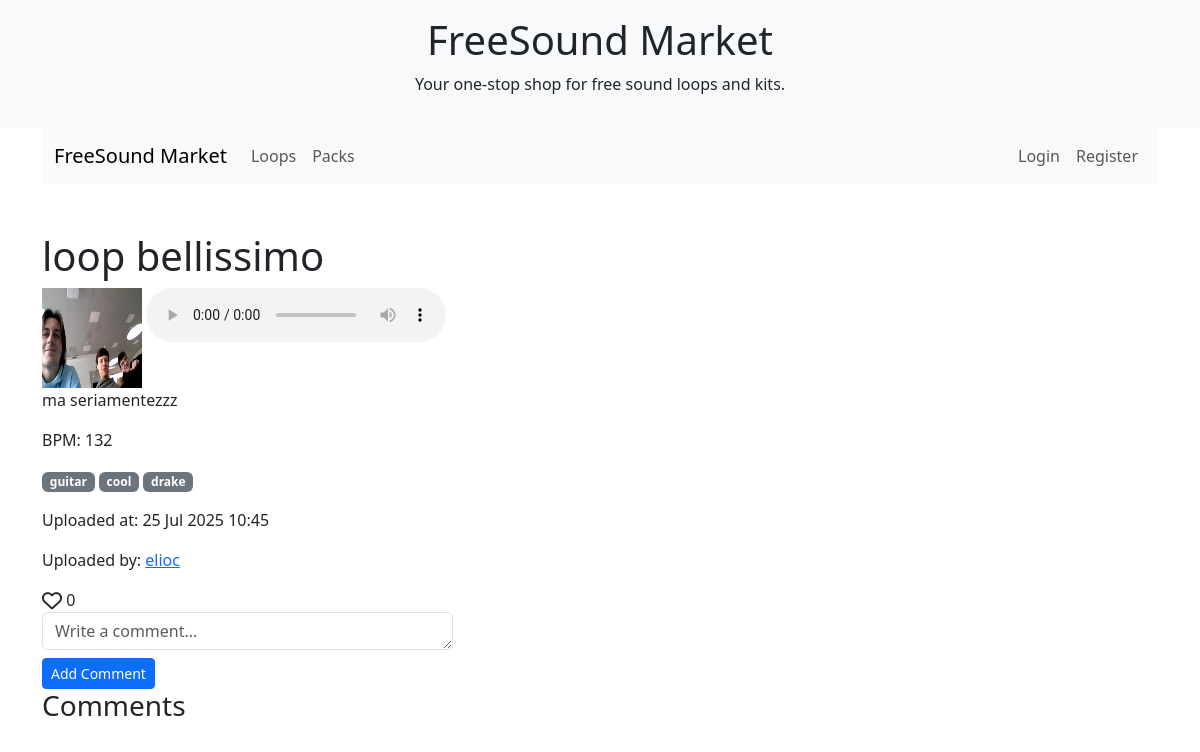
/detail/Loop/9/, run on an earlier commit of the app's database.
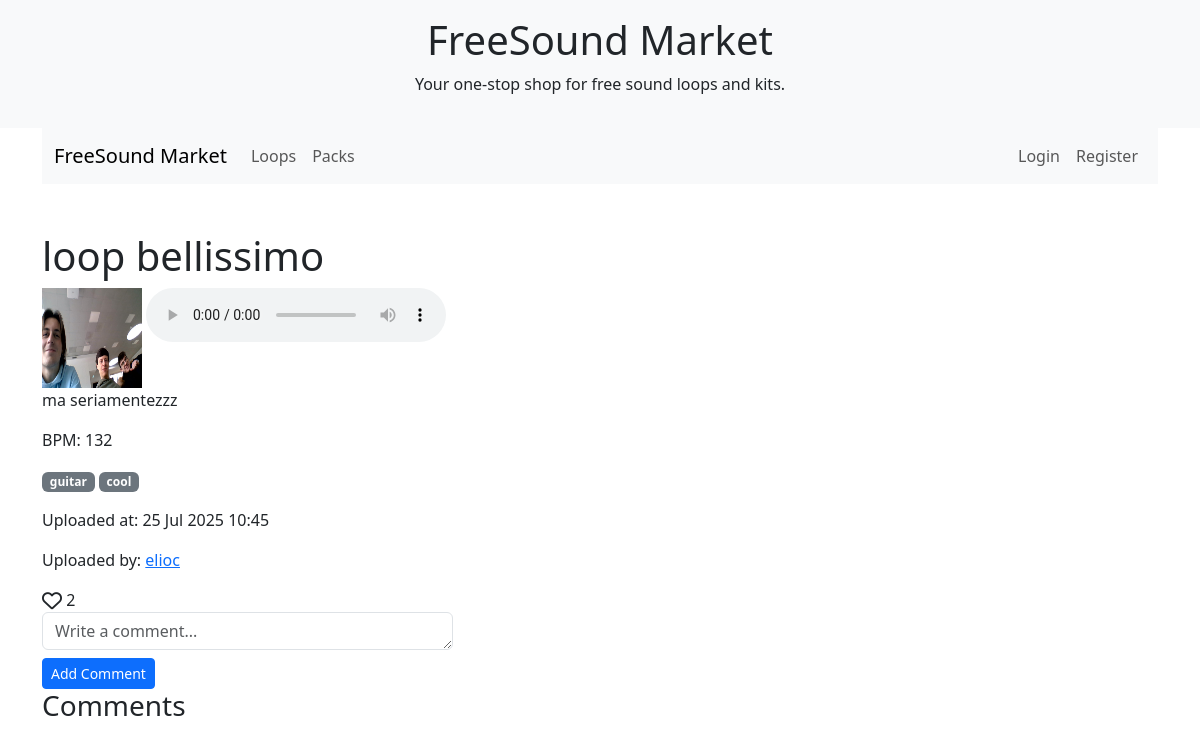
And on a later commit of the database.
### app/models.py (models this page shows, shortened)
class UploadableItem(models.Model):
    user = models.ForeignKey(User, on_delete=models.CASCADE)
    title = models.CharField(max_length=255)
    description = models.TextField(blank=True, null=True)
    cover_image = models.ImageField(
        validators=[validate_image_extension, validate_coverimage_size]
    )
    tags = models.ManyToManyField(Tag, related_name='items_%(class)s', blank=True)
    uploaded_at = models.DateTimeField(auto_now_add=True)
    likes = models.ManyToManyField(User, related_name='likes_%(class)s', blank=True)
    class Meta:
        abstract = True
    def likes_count(self):
        return self.likes.count()

class Loop(UploadableItem):
    audio_file = models.FileField(
        upload_to=loop_audio_upload_path,
        validators=[validate_audio_extension, validate_fileMB_size_10]
    )
    key = models.CharField(max_length=10, choices=KEY_CHOICES, blank=True, null=True)
    bpm = models.PositiveIntegerField(
            blank=True,
            null=True,
            validators=[
                MinValueValidator(0),
                MaxValueValidator(999)
            ]
        )
    genre = models.ForeignKey(Genre, on_delete=models.SET_NULL, null=True, blank=True)
    time_signature_num = models.PositiveIntegerField(blank=True, null=True, default=4)
    time_signature_den = models.PositiveIntegerField(blank=True, null=True, default=4)
    download_count = models.PositiveIntegerField(default=0)

class Tag(models.Model):
    name = models.CharField(max_length=50, unique=True)

### app/views.py (the view)
# urls.py: path('detail/<str:modeltype>/<int:pk>/', views.GenericDetailView.as_view(), name='uploadable_detail'),
class GenericDetailView(DetailView):
    template_name = 'uploadableitem_detail.html'
    def get_object(self):
        modeltype = self.kwargs.get('modeltype').lower()
        pk = self.kwargs.get('pk')
        if modeltype == 'loop':
            model = Loop
        elif modeltype == 'samplepack':
            model = SamplePack
        else:
            raise ValueError("Modeltype non valido")
        return get_object_or_404(model, pk=pk)
    def get_context_data(self, **kwargs):
        context = super().get_context_data(**kwargs)
        context['item'] = self.object
        context['modeltype'] = self.kwargs.get('modeltype')
        context['commentForm'] = CommentForm()
        context['comments'] = Comment.objects.filter(
            content_type=ContentType.objects.get_for_model(self.object),
            object_id=self.object.pk
        ).order_by('-created_at')
        if self.request.user.is_authenticated:
            context['liked_comments'] = self.request.user.likes_comments.all()
        else:
            context['liked_comments'] = []
        return context

### app/forms.py
class CommentForm(forms.ModelForm):
    class Meta:
        model = Comment
        fields = ['body']
        widgets = {
            'body': forms.Textarea(attrs={
                'class': 'form-control',
                'placeholder': 'Write a comment...',
                'rows': 1  # Set the maximum number of rows
            }),
        }

### templates/uploadableitem_detail.html (shortened to what this page needs)
{% extends "base.html" %}
{% load static %}
{% block content %}
<div class="container mt-5" id="uploadableitem-detail-container">
  <h1>{{ item.title }}</h1>
  <img src="{{ item.cover_image.url }}" alt="(Cover Image)" width="100" height="100" />
  <audio controls>
    <source src="{{ item.audio_file.url }}" type="audio/mpeg">
  </audio>
  <p>{{ item.description }}</p>
  {% if item.bpm %}
    <p>BPM: {{ item.bpm }}</p>
  {% endif %}
  <p>
    {% for tag in item.tags.all %}
    <span class="badge bg-secondary">{{ tag.name }}</span>
    {% empty %}
        <span class="text-muted">No tags</span>
    {% endfor %}
</p>
  <p>Uploaded at: {{ item.uploaded_at|date:"d M Y H:i" }}</p>
  <p>Uploaded by: <a href="{% url 'profile' pk=item.user.id %}">{{ item.user.username }}</a></p>
  <div class="d-inline-block me-2 gap-2">
    {% if request.user in item.likes.all %}
      <i class="fas fa-heart fa-lg like-icon uploadable" data-id="{{ item.id }}" data-type="{{ modeltype }}"></i>
    {% else %}
      <i class="far fa-heart fa-lg like-icon uploadable" data-id="{{ item.id }}" data-type="{{ modeltype }}"></i>
    {% endif %}
    <span class="like-count">{{ item.likes_count }}</span>
    <form method="post" action="{% url 'add_comment' pk=item.id modeltype=modeltype %}">
      {{ commentForm.body }}
      <button type="submit" class="btn btn-primary btn-sm mt-2">Add Comment</button>
    </form>
  </div>
  <h3>Comments</h3>
{% endblock %}

### templates/base.html (shortened to what this page needs)
<!DOCTYPE html>
<html lang="en">
<head>
    {% load static %}
    <link href="https://cdn.jsdelivr.net/npm/bootstrap@5.3.3/dist/css/bootstrap.min.css" rel="stylesheet">
    <link
      href="https://getbootstrap.com/docs/5.3/assets/css/docs.css"
      rel="stylesheet"
    />
</head>
<body>
{% block header %}
  <header class="bg-light text-center py-3">
    <h1>FreeSound Market</h1>
    <p>Your one-stop shop for free sound loops and kits.</p>
  </header>
{% endblock %}
{% block navbar %}
  <div class="container">
    <nav class="navbar navbar-expand-lg bg-body-tertiary">
        <div class="container-fluid">
          <a class="navbar-brand" href="{%  url 'home' %}">FreeSound Market</a>
          <div class="collapse navbar-collapse" id="navbarSupportedContent">
            <ul class="navbar-nav me-auto mb-2 mb-lg-0">
              <li class="nav-item">
                <a class="nav-link" href="{% url 'loops_list' %}">Loops</a>
              </li>
              <li class="nav-item">
                <a class="nav-link" href="{% url 'samplepacks_list' %}">Packs</a>
              </li>
            </ul>
                <ul class="navbar-nav ms-auto mb-2 mb-lg-0">
                {% if user.is_authenticated %}
                    <li class="nav-item">
                      <a class="nav-link" href="{% url 'upload' %}">Load</a>
                    </li>
                    <li class="nav-item">
                        <a class="nav-link" href="{% url 'profile' pk=request.user.id%}">Profile</a>
                    </li>
                    <li class="nav-item">
                        <a class="nav-link" href="{% url 'logout' %}">Logout</a>
                    </li>
                {% else %}
                    <li class="nav-item mx-auto">
                        <a class="nav-link" href="{% url 'login' %}">Login</a>
                    </li>
                    <li class="nav-item mx-auto">
                        <a class="nav-link" href="{% url 'register' %}">Register</a>
                    </li>
                {% endif %}
            </ul>
          </div>
        </div>
    </nav>
  </div>
{% endblock %}
{% block content %}
{% endblock %}
</body>
</html>

What changed in the data, as far as the page shows it:
no longer on this page (row unchanged): Tag: name "drake"
changed Loop "loop bellissimo": likes_count "0" → "2"
